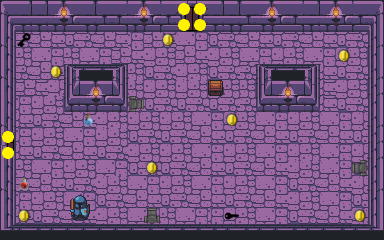

A level layout from a 2D game, rendered from its tile map. Below: a short description, then the map file with tile-grid data replaced by summaries:
An orthogonal 24x15 tile map with 16x16 px tiles, 2 tile layers (GroundLayer, ItemLayer).

<map version="1.0" tiledversion="1.1.5" orientation="orthogonal" renderorder="right-down" width="24" height="15" tilewidth="16" tileheight="16" infinite="0" nextobjectid="1">
 <tileset firstgid="1" source="dungeon_1.tsx" />
 <layer name="GroundLayer" width="24" height="15">
  <data>[360 cells, 360 non-empty, 48 distinct tile ids]</data>
 </layer>
 <layer name="ItemLayer" width="24" height="15">
  <data>[360 cells, 26 non-empty, 15 distinct tile ids]</data>
 </layer>
</map>
